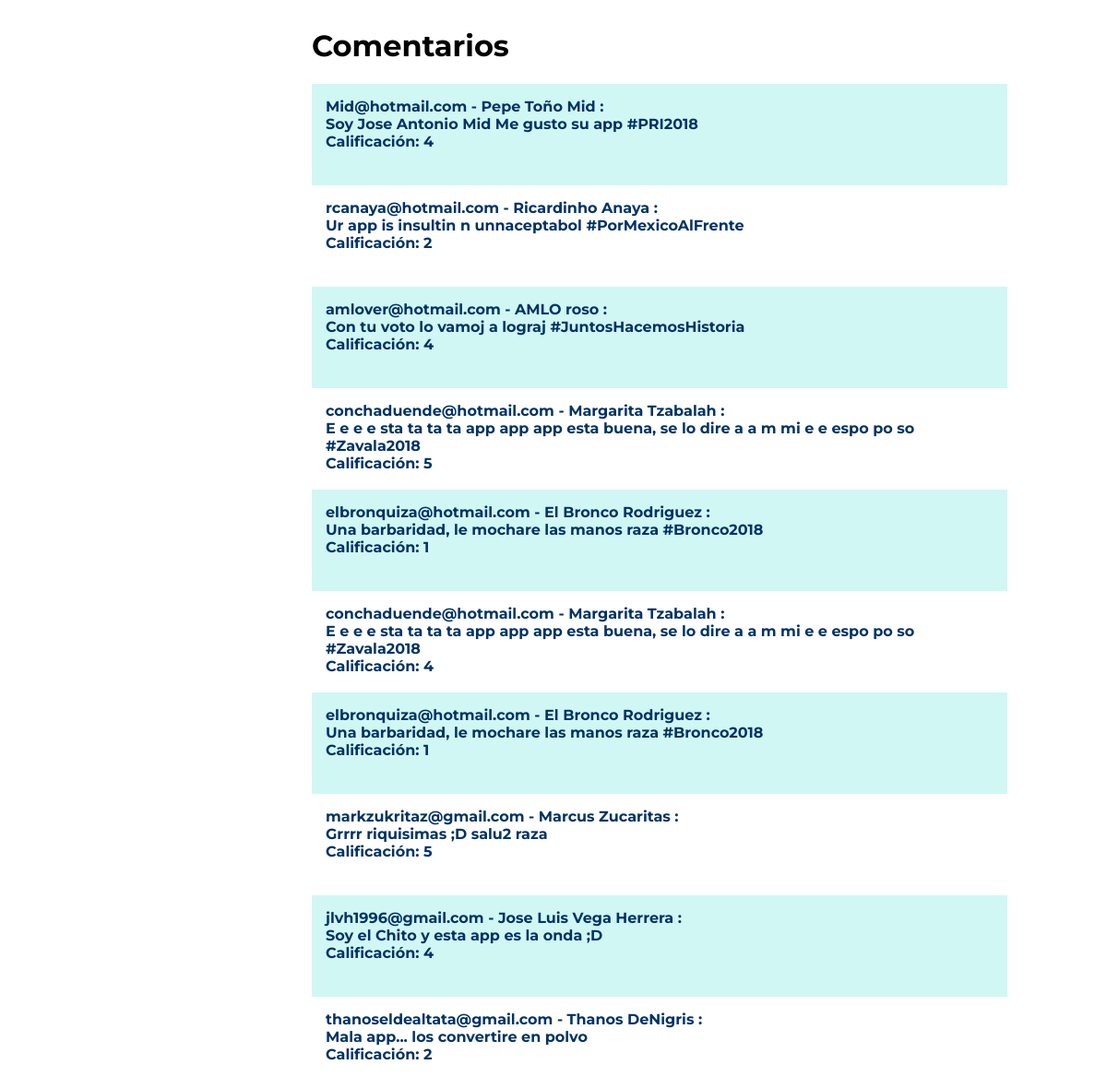
/consulta_comentarios.php (signed in), run on the app's committed database.
### tables this page shows
CREATE TABLE `comentarios` (
  `id` int(11) NOT NULL,
  `correo` varchar(150) NOT NULL,
  `nombre` varchar(100) NOT NULL,
  `comentario` varchar(1000) NOT NULL,
  `rating` int(5) NOT NULL
);

### consulta_comentarios.php (the view, shortened to what this page needs)
<?php
$queryGetComments = "SELECT id, correo, nombre, comentario, rating FROM comentarios";
$resQueryGetComments = mysql_query($queryGetComments, $conexionLocalhost) or trigger_error("The query for obtaining all comments couldn't be executed.");
$commentDetail = mysql_fetch_assoc($resQueryGetComments);
?>
<!DOCTYPE html>
<html lang="en">
<head>
	<link rel="stylesheet" type="text/css" href="css_main.css">
</head>
<body>
<?php
include('includes/useroptions.php');
?>
<div class="listuser">
  <h1>Comentarios</h1>
  <ul class="listadoComments">
  <?php
    do { ?>
    <li>
      <p class="nombreUsuario"><?php echo $commentDetail['correo'].' - '.$commentDetail['nombre'].' : <br>'.$commentDetail['comentario'].' <br> Calificación:  '.$commentDetail['rating']; ?></p>
      <br>
    </li>
  <?php } while($commentDetail = mysql_fetch_assoc($resQueryGetComments)); ?>
  </ul>
</div>
</body>
</html>

### css_main.css (style rules this page uses)
body { font-family: 'Montserrat', sans-serif; }
.listuser { margin-right: 100px; margin-left: 330px; }
.listadoComments { padding: 0; list-style-type: none; color: #666; font-size: 13px; }
.listadoComments p { margin: 0; }
.listadoComments li { padding: 15px; height: 80px; }
.listadoComments li:nth-child(odd) { background: #D1F7F4; height: 80px; }
.nombreUsuario { font-size: 16px; font-weight: bold; color: #036; }
input.star-cb-group, { display: inline-block; overflow: hidden; text-indent: 9999px; width: 1em; white-space: nowrap; cursor: pointer; }

### data on the page
comentarios: correo "Mid@hotmail.com", nombre "Pepe Toño Mid", comentario "Soy Jose Antonio Mid Me gusto su app #PRI2018", rating "4"
comentarios: correo "rcanaya@hotmail.com", nombre "Ricardinho Anaya", comentario "Ur app is insultin n unnaceptabol #PorMexicoAlFrente", rating "2"
comentarios: correo "amlover@hotmail.com", nombre "AMLO roso", comentario "Con tu voto lo vamoj a lograj #JuntosHacemosHistoria", rating "4"
comentarios: correo "conchaduende@hotmail.com", nombre "Margarita Tzabalah", comentario "E e e e sta ta ta ta app app app esta buena, se lo dire a a m mi e e espo po so #Zavala2018", rating "5"
comentarios: correo "elbronquiza@hotmail.com", nombre "El Bronco Rodriguez", comentario "Una barbaridad, le mochare las manos raza #Bronco2018", rating "1"
comentarios: correo "conchaduende@hotmail.com", nombre "Margarita Tzabalah", comentario "E e e e sta ta ta ta app app app esta buena, se lo dire a a m mi e e espo po so #Zavala2018", rating "4"
comentarios: correo "elbronquiza@hotmail.com", nombre "El Bronco Rodriguez", comentario "Una barbaridad, le mochare las manos raza #Bronco2018", rating "1"
comentarios: correo "markzukritaz@gmail.com", nombre "Marcus Zucaritas", comentario "Grrrr riquisimas ;D salu2 raza", rating "5"
comentarios: correo "jlvh1996@gmail.com", nombre "Jose Luis Vega Herrera", comentario "Soy el Chito y esta app es la onda ;D", rating "4"
comentarios: correo "thanoseldealtata@gmail.com", nombre "Thanos DeNigris", comentario "Mala app... los convertire en polvo", rating "2"
